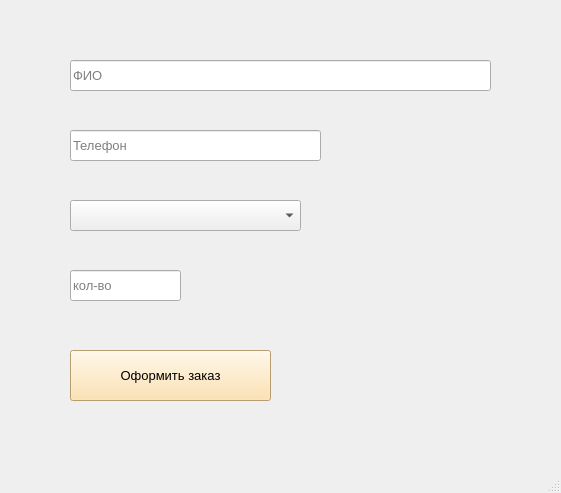
<?xml version="1.0" encoding="UTF-8"?>
<ui version="4.0">
 <class>MainWindow</class>
 <widget class="QMainWindow" name="MainWindow">
  <property name="geometry">
   <rect>
    <x>0</x>
    <y>0</y>
    <width>561</width>
    <height>493</height>
   </rect>
  </property>
  <property name="windowTitle">
   <string>MainWindow</string>
  </property>
  <widget class="QWidget" name="centralwidget">
   <widget class="QLineEdit" name="lineEdit_fio">
    <property name="geometry">
     <rect>
      <x>70</x>
      <y>60</y>
      <width>421</width>
      <height>31</height>
     </rect>
    </property>
    <property name="font">
     <font>
      <pointsize>10</pointsize>
     </font>
    </property>
    <property name="text">
     <string/>
    </property>
    <property name="placeholderText">
     <string>ФИО</string>
    </property>
   </widget>
   <widget class="QLineEdit" name="lineEdit_phone">
    <property name="geometry">
     <rect>
      <x>70</x>
      <y>130</y>
      <width>251</width>
      <height>31</height>
     </rect>
    </property>
    <property name="font">
     <font>
      <pointsize>10</pointsize>
     </font>
    </property>
    <property name="placeholderText">
     <string>Телефон</string>
    </property>
   </widget>
   <widget class="QPushButton" name="pushButton_ofzakaz">
    <property name="geometry">
     <rect>
      <x>70</x>
      <y>350</y>
      <width>201</width>
      <height>51</height>
     </rect>
    </property>
    <property name="font">
     <font>
      <pointsize>10</pointsize>
     </font>
    </property>
    <property name="styleSheet">
     <string notr="true">background-color: rgb(255, 220, 158);</string>
    </property>
    <property name="text">
     <string>Оформить заказ</string>
    </property>
   </widget>
   <widget class="QComboBox" name="comboBox_prodyct">
    <property name="geometry">
     <rect>
      <x>70</x>
      <y>200</y>
      <width>231</width>
      <height>31</height>
     </rect>
    </property>
    <property name="font">
     <font>
      <pointsize>10</pointsize>
     </font>
    </property>
   </widget>
   <widget class="QLineEdit" name="lineEdit_kol">
    <property name="geometry">
     <rect>
      <x>70</x>
      <y>270</y>
      <width>111</width>
      <height>31</height>
     </rect>
    </property>
    <property name="font">
     <font>
      <pointsize>10</pointsize>
     </font>
    </property>
    <property name="placeholderText">
     <string>кол-во</string>
    </property>
   </widget>
  </widget>
  <widget class="QMenuBar" name="menubar">
   <property name="geometry">
    <rect>
     <x>0</x>
     <y>0</y>
     <width>561</width>
     <height>26</height>
    </rect>
   </property>
  </widget>
  <widget class="QStatusBar" name="statusbar"/>
 </widget>
 <resources/>
 <connections/>
</ui>
